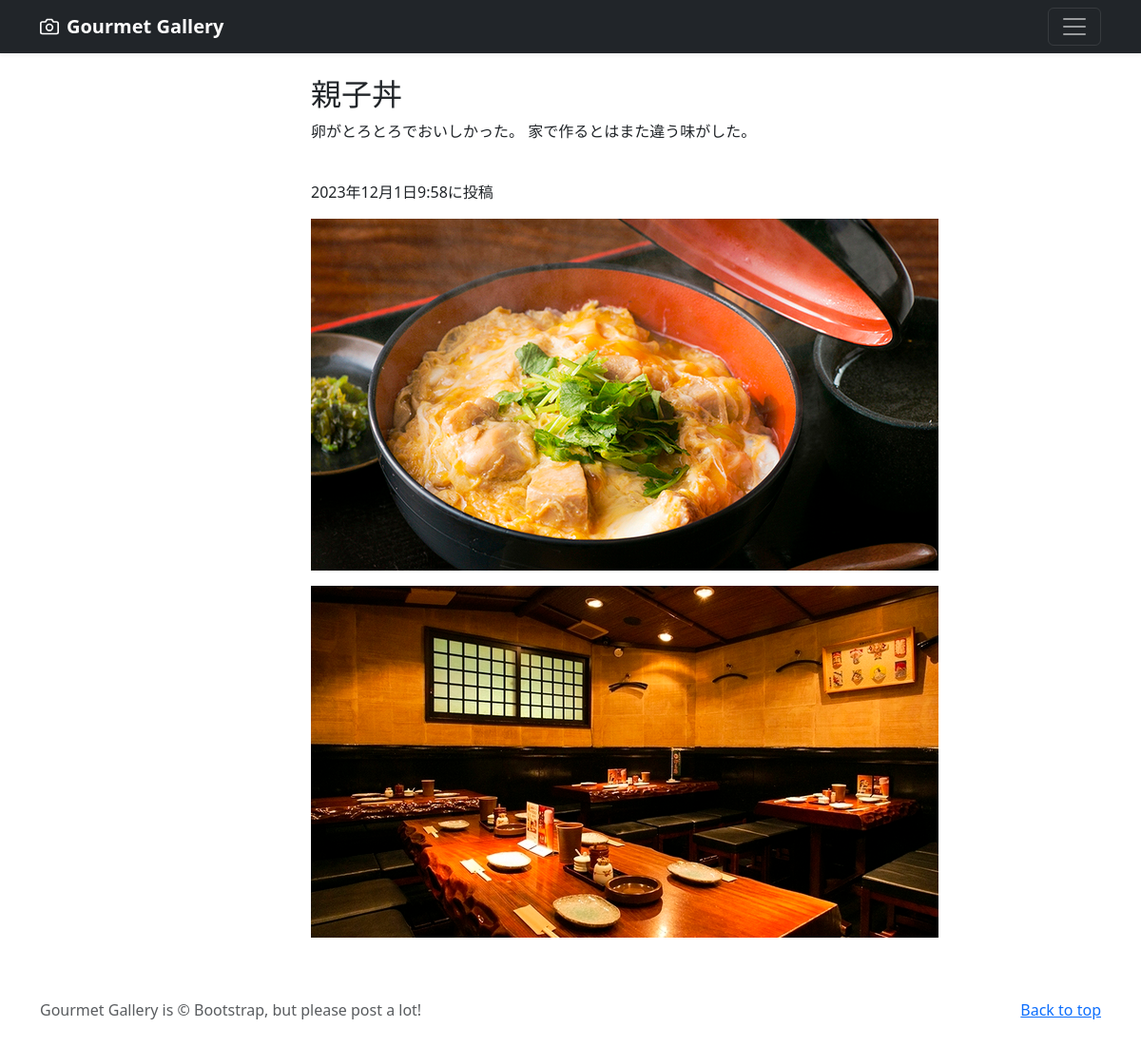
/photo-detail/13 (signed in), run on the app's committed database.
### gourmetphoto/models.py (models this page shows, shortened)
class GourmetphotoPost(models.Model):
    user = models.ForeignKey(CustomUser, verbose_name='ユーザー', on_delete=models.CASCADE)
    Category = models.ForeignKey(Category, verbose_name='カテゴリ', on_delete=models.PROTECT)
    title = models.CharField(verbose_name='タイトル', max_length=200)
    comment = models.TextField(verbose_name='コメント',)
    image1 = models.ImageField(verbose_name='イメージ1', upload_to = 'photos')
    image2 = models.ImageField(verbose_name='イメージ2', upload_to = 'photos', blank=True, null=True)
    posted_at = models.DateTimeField(verbose_name='投稿日時', auto_now_add=True)

### gourmetphoto/views.py (the view)
# urls.py: path('photo-detail/<int:pk>', views.DetailView.as_view(), name = 'photo_detail'),
class DetailView(DetailView):
    template_name = 'gourmetphoto/detail.html'
    model = GourmetphotoPost

### gourmetphoto/templates/gourmetphoto/detail.html (shortened to what this page needs)
{% extends 'gourmetphoto/base.html' %}
    {% block contents %}
    <br>
    <div class="container">
        <div class="row">
            <div class="col offset-3">
                <h2>{{ object.title }}</h2>
                <p>{{ object.comment }}</p>
                <br>
                <p>{{ object.posted_at }}に投稿</p>
                <p><img src="{{ object.image1.url }}"></img></p>
                {% if object.image2 %}
                    <p><img src="{{ object.image2.url }}"></img></p>
                {% endif %}
            </div>
        </div>
    </div>
    {% endblock %}

### data on the page
GourmetphotoPost: title "親子丼", comment "卵がとろとろでおいしかった。 家で作るとはまた違う味がした。", posted_at "2023年12月1日9:58", image1 (picture), image2 (picture)
